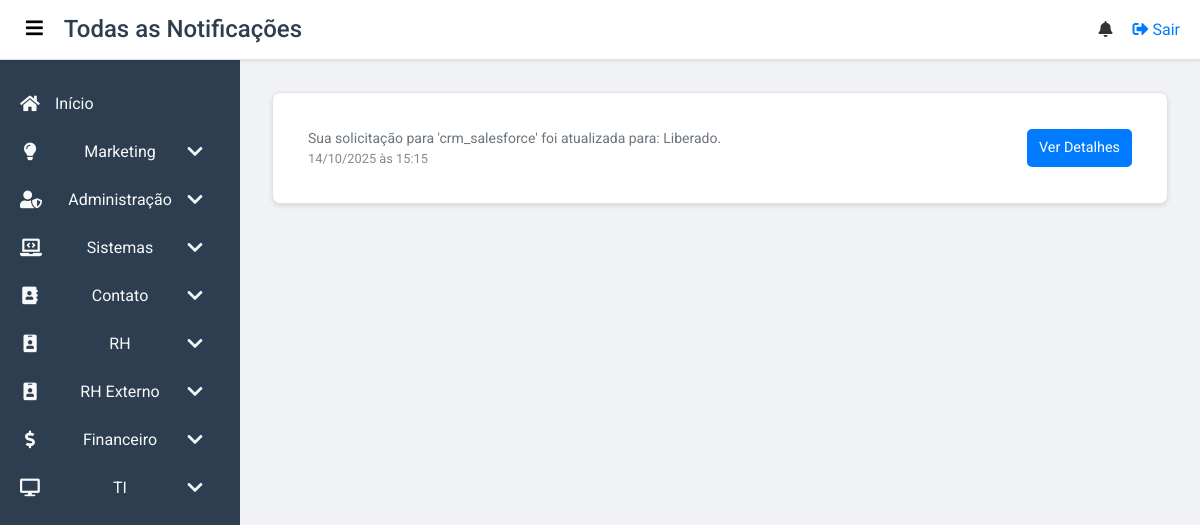
The app's page /notifications (signed in), older data.
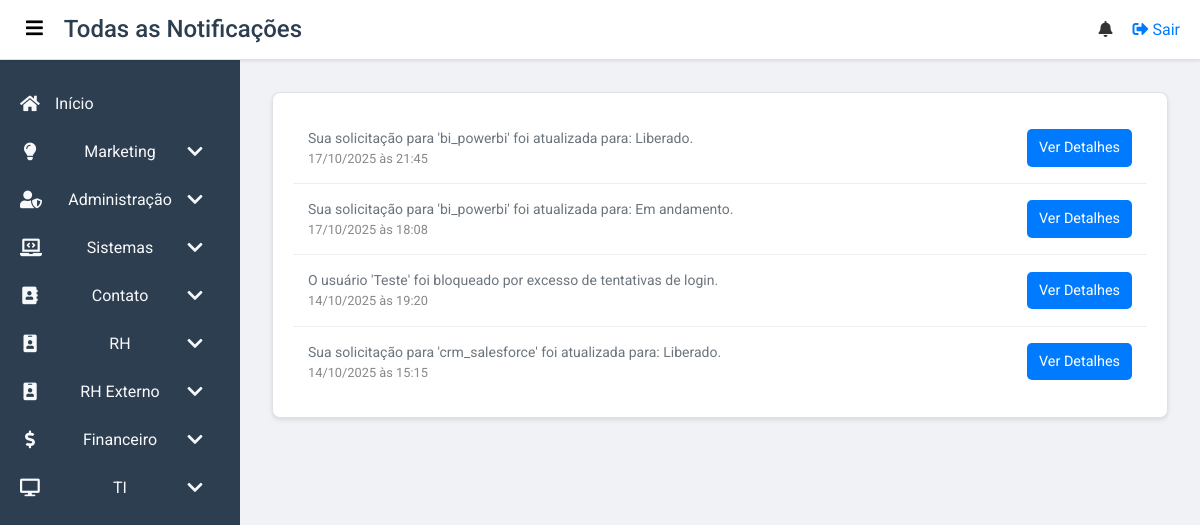
The same page, newer data.
### app/models.py (models this page shows, shortened)
class Notification(db.Model):
    id = db.Column(db.Integer, primary_key=True)
    message = db.Column(db.String(500), nullable=False)
    link = db.Column(db.String(500), nullable=True)
    is_read = db.Column(db.Boolean, default=False)
    user_id = db.Column(db.Integer, db.ForeignKey('user.id'), nullable=False)
    created_at = db.Column(db.DateTime, default=datetime.utcnow)
    user = db.relationship('User', backref='notifications')

### app/routes.py (the view)
@main.route('/notifications')
@login_required
def notifications():
    all_notifications = Notification.query.filter_by(user_id=current_user.id).order_by(Notification.created_at.desc()).all()
    return render_template('notifications.html', notifications=all_notifications)

### app/routes.py (called while the page is built)
@main.context_processor
def inject_user_groups():
    if current_user.is_authenticated:
        user_groups = {group.name for group in current_user.groups}
        return dict(user_groups=user_groups)
    return dict(user_groups=set())

@main.context_processor
def inject_notifications():
    if current_user.is_authenticated:
        unread_notifications = Notification.query.filter_by(user_id=current_user.id, is_read=False).order_by(Notification.created_at.desc()).all()
        unread_notifications_count = len(unread_notifications)
        return dict(unread_notifications=unread_notifications, unread_notifications_count=unread_notifications_count)
    return dict(unread_notifications=[], unread_notifications_count=0)

### app/templates/notifications.html (shortened to what this page needs)
{% extends "base.html" %}
{% block page_title %}Todas as Notificações{% endblock %}
{% block content %}
<section class="dashboard">
    <div class="card">
        <div class="notification-list">
            {% if notifications %}
                {% for notification in notifications %}
                <div class="notification-item-full {% if not notification.is_read %}notification-unread{% endif %}">
                    <div class="notification-content">
                        <p class="notification-message">{{ notification.message }}</p>
                        <span class="notification-time">{{ notification.created_at.strftime('%d/%m/%Y às %H:%M') }}</span>
                    </div>
                    {% if notification.link %}
                        <a href="{{ notification.link }}" class="btn-notification-action">Ver Detalhes</a>
                    {% endif %}
                </div>
                {% endfor %}
            {% else %}
                <div class="notification-item-full">
                    <p>Você não tem nenhuma notificação.</p>
                </div>
            {% endif %}
        </div>
    </div>
</section>
{% endblock %}

### app/templates/base.html (shortened to what this page needs)
<!DOCTYPE html>
<html lang="pt-br">
<head>
    <link href="https://cdn.jsdelivr.net/npm/bootstrap@5.3.3/dist/css/bootstrap.min.css" rel="stylesheet">
    <link rel="stylesheet" href="https://cdnjs.cloudflare.com/ajax/libs/font-awesome/5.15.3/css/all.min.css">
    <link rel="stylesheet" href="{{ url_for('static', filename='css/base.css') }}">
    <link rel="stylesheet" href="{{ url_for('static', filename='css/dashboard.css') }}">
    <link rel="stylesheet" href="{{ url_for('static', filename='css/toast.css') }}">
</head>
<body class="{% block body_class %}{% endblock %}"">
    {% if current_user.is_authenticated %}
    <header class="top-bar">
        <div class="top-bar-left">
            <button class="menu-toggle" id="menu-toggle" aria-label="Alternar menu">
                <i class="fas fa-bars"></i>
            </button>
            <h1>{% block page_title %}{% endblock %}</h1>
        </div>
        <div class="top-bar-right">
            <div class="notification-container">
                <div class="notification-icon" id="notification-icon">
                    <i class="fas fa-bell"></i>
                </div>
            </div>
            <a href="{{ url_for('main.logout') }}" class="top-bar-link logout-button">
                <i class="fas fa-sign-out-alt"></i> Sair
            </a>
        </div>
    </header>
    <div class="dashboard-body">
        <nav class="sidebar" id="sidebar">
            <ul class="sidebar-menu">
                {% if 'Inicio' in user_groups %}
                <li><a href="{{ url_for('main.dashboard') }}" {% if request.endpoint == 'main.dashboard' %}class="active"{% endif %}><i class="fas fa-home"></i><span class="menu-text">Início</span></a></li>
                {% endif %}
                {% if 'Marketing - Administração' in user_groups or 'Marketing - Publicar Notícia' in user_groups or 'Marketing - Publicar Evento' in user_groups or 'Marketing' in user_groups %}
                <li class="has-submenu {% if request.endpoint in ['main.administracao_publicacoes', 'main.noticias_publicar', 'main.eventos_publicar'] %}is-open{% endif %}">
                    <a href="#" class="submenu-toggle">
                        <i class="fas fa-lightbulb"></i>
                        <span class="menu-text">Marketing</span>
                        <i class="fas fa-chevron-down submenu-arrow"></i>
                    </a>
                </li>
                {% endif %}
                {% if '_acesso_total_' in user_groups or 'Administração' in user_groups %}
                <li class="has-submenu {% if request.endpoint in ['main.administracao', 'main.administracao_usuarios', 'main.administracao_solicitacoes'] %}is-open{% endif %}">
                    <a href="#" class="submenu-toggle">
                        <i class="fas fa-user-shield"></i>
                        <span class="menu-text">Administração</span>
                        <i class="fas fa-chevron-down submenu-arrow"></i>
                    </a>
                </li>
                {% endif %}
                {% if 'Sistemas' in user_groups or 'Sistemas - Suporte' in user_groups or 'Sistemas - Inventário' in user_groups or 'Sistemas - Ferramentas' in user_groups or 'Sistemas - Webmail' in user_groups %}
                <li class="has-submenu {% if request.endpoint in ['main.sistemas_geral', 'main.sistemas_acessos', 'main.sistemas_solicitacoes', 'main.sistemas_suporte', 'main.sistemas_ferramentas'] %}is-open{% endif %}">
                    <a href="#" class="submenu-toggle">
                        <i class="fas fa-laptop-code"></i>
                        <span class="menu-text">Sistemas</span>
                        <i class="fas fa-chevron-down submenu-arrow"></i>
                    </a>
                </li>
                {% endif %}
                {% if 'Contato - Ramais' in user_groups or 'Contato - E-mails' in user_groups or 'Contato - Discord' in user_groups or 'Contato - Whatsapp' in user_groups or 'Contato' in user_groups %}
                <li class="has-submenu {% if request.endpoint.startswith('main.ramais') %}is-open{% endif %}">
                    <a href="#" class="submenu-toggle">
                        <i class="fas fa-address-book"></i>
                        <span class="menu-text">Contato</span>
                        <i class="fas fa-chevron-down submenu-arrow"></i>
                    </a>
                </li>
                {% endif %}
                {% if 'Recursos Humanos - Aniversariantes' in user_groups or 'Recursos Humanos - Recrutamento' in user_groups or 'Recursos Humanos - Benefícios' in user_groups or 'Recursos Humanos - Folha de Pagamento' in user_groups or 'Recursos Humanos - Avaliações de Desempenho' in user_groups or 'Recursos Humanos - Administração' in user_groups or 'Recursos Humanos' in user_groups %}
                <li class="has-submenu {% if request.endpoint.startswith('main.rh') %}is-open{% endif %}">
                    <a href="#" class="submenu-toggle">
                        <i class="fas fa-id-badge"></i>
                        <span class="menu-text">RH</span>
                        <i class="fas fa-chevron-down submenu-arrow"></i>
                    </a>
                </li>
                {% endif %}
                {% if 'RH Externo - Portal RH' in user_groups or 'RH Externo - Férias' in user_groups or 'RH Externo - Holerites' in user_groups or 'RH Externo' in user_groups %}
                <li class="has-submenu">
                    <a href="#" class="submenu-toggle">
                        <i class="fas fa-id-badge"></i>
                        <span class="menu-text">RH Externo</span>
                        <i class="fas fa-chevron-down submenu-arrow"></i>
                    </a>
                </li>
                {% endif %}
                {% if 'Financeiro - Contas a pagar' in user_groups or 'Financeiro - Contas a receber' in user_groups or 'Financeiro - Operações' in user_groups or 'Financeiro - Relatórios' in user_groups or 'Financeiro - Administração' in user_groups or 'Financeiro' in user_groups %}
                <li class="has-submenu {% if request.endpoint.startswith('main.financeiro') %}is-open{% endif %}">
                    <a href="#" class="submenu-toggle">
                        <i class="fas fa-dollar-sign"></i>
                        <span class="menu-text">Financeiro</span>
                        <i class="fas fa-chevron-down submenu-arrow"></i>
                    </a>
                </li>
                {% endif %}
                {% if 'TI - Administração' in user_groups or 'TI - Chamados' in user_groups or 'TI - Infraestrutura' in user_groups or 'TI - Relatórios' in user_groups or 'TI - Segurança' in user_groups or 'TI' in user_groups %}
                <li class="has-submenu {% if request.endpoint.startswith('main.ti') %}is-open{% endif %}">
                    <a href="#" class="submenu-toggle">
                        <i class="fas fa-desktop"></i>
                        <span class="menu-text">TI</span>
                        <i class="fas fa-chevron-down submenu-arrow"></i>
                    </a>
                </li>
                {% endif %}
            </ul>
        </nav>
        <main class="content">
            {% block content %}{% endblock %}
        </main>
    </div>
    {% else %}
        {% block public_content %}
        {% endblock %}
    {% endif %}
</body>
</html>

### app/static/css/base.css (style rules this page uses)
:root { --primary-color: #007bff; --secondary-color: #2c3e50; --background-light: #f0f2f5; --background-white: #ffffff; --text-color: #333; --text-light: #f8f9fa; --border-color: #dee2e6; --shadow-color: rgba(0, 0, 0, 0.1); }
body { font-family: 'Roboto', sans-serif; margin: 0; padding: 0; background-color: var(--background-light); color: var(--text-color); -webkit-font-smoothing: antialiased; -moz-osx-font-smoothing: grayscale; }
h1, h2, h3, h4, h5, h6 { margin: 0; font-weight: 500; }
a { text-decoration: none; color: var(--primary-color); }
.card { background: white; padding: 20px; border-radius: 8px; box-shadow: 0 2px 4px var(--shadow-color); border: 1px solid var(--border-color); }
.card p { font-size: 14px; color: #6c757d; }
.notification-container { position: relative; display: flex; align-items: center; }
.notification-icon { cursor: pointer; position: relative; }

### app/static/css/dashboard.css (style rules this page uses)
.top-bar { display: flex; justify-content: space-between; align-items: center; background-color: var(--background-white); height: 60px; padding: 0 20px; border-bottom: 1px solid var(--border-color); box-shadow: 0 1px 3px var(--shadow-color); position: sticky; top: 0; z-index: 1020; }
.top-bar-left { display: flex; align-items: center; }
.top-bar-right { display: flex; align-items: center; gap: 20px; }
.menu-toggle { background: none; border: none; font-size: 1.2rem; cursor: pointer; margin-right: 15px; }
.top-bar h1 { font-size: 1.5rem; color: var(--secondary-color); }
.dashboard-body { display: flex; min-height: calc(100vh - 60px); position: relative; z-index: 1; }
.sidebar { width: 240px; background-color: var(--secondary-color); color: var(--text-light); transition: width 0.3s ease; overflow-y: auto; overflow-x: hidden; }
.sidebar-menu { list-style: none; padding: 0; margin: 20px 0; }
.sidebar-menu li a { display: flex; align-items: center; padding: 12px 20px; color: var(--text-light); text-decoration: none; transition: background-color 0.2s; white-space: nowrap; }
.sidebar-menu li a i { font-size: 1.1rem; margin-right: 15px; width: 20px; text-align: center; }
.has-submenu .submenu-toggle { display: flex; justify-content: space-between; align-items: center; }
.submenu-arrow { transition: transform 0.3s ease; }
main.content { flex-grow: 1; padding: 2rem; overflow-y: auto; }

### app/templates/notifications.html (style rules this page uses)
.notification-list { display: flex; flex-direction: column; width: 100%; }
.notification-item-full { display: flex; justify-content: space-between; align-items: center; padding: 15px; border-bottom: 1px solid #eee; transition: background-color 0.3s; }
.notification-item-full:last-child { border-bottom: none; }
.notification-content { display: flex; flex-direction: column; flex-grow: 1; }
.notification-message { margin: 0; font-size: 1rem; color: #333; }
.notification-time { font-size: 0.8rem; color: #888; }
.btn-notification-action { padding: 8px 12px; background-color: #007bff; color: white; text-decoration: none; border-radius: 5px; font-size: 0.9rem; transition: background-color 0.3s; white-space: nowrap; margin-left: 20px; }

Row changes from the older to the newer data that the page shows:
added Notification: message "Sua solicitação para 'bi_powerbi' foi atualizada para: Liberado.", created_at "17/10/2025 às 21:45"
added Notification: message "Sua solicitação para 'bi_powerbi' foi atualizada para: Em andamento.", created_at "17/10/2025 às 18:08"
added Notification: message "O usuário 'Teste' foi bloqueado por excesso de tentativas de login.", created_at "14/10/2025 às 19:20"
